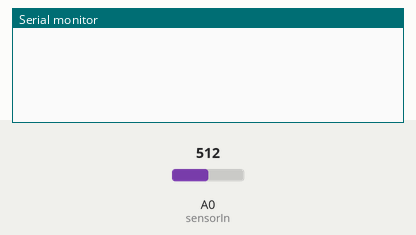
Simulated run of this sketch. Board: Arduino Uno, built with avr-gcc and run on an emulated ATmega328P. On the bench: the last lines printed to the serial monitor. Inputs (shaded band) come from the test bench; at power-on: A0 (sensorIn) = 512.

Above: at 1.2 s.
1.3 s: A0 (sensorIn) set to 716
At 2.5 s:
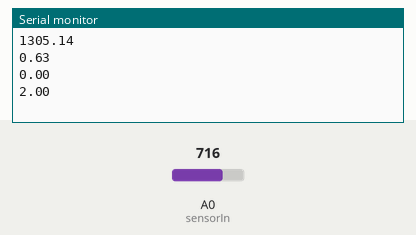
3.5 s: A0 (sensorIn) set to 900
At 5.3 s:
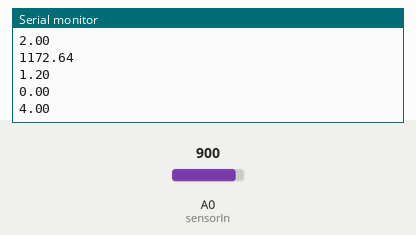
Timing chart, 0 to 6.8 s (numbered marks = the images above; inputs shaded):
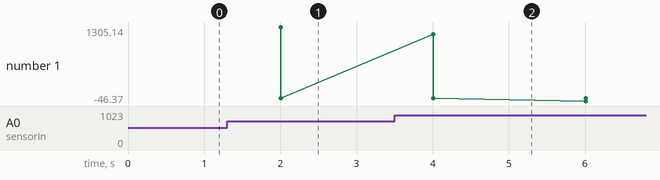

Measured:
- after the input at 1.3 s, the serial monitor: prints a new line after 0.70 s (image 1)
- after the input at 3.5 s, the serial monitor: prints a new line after 0.51 s (image 2)

The sketch:

energymeter_arduino.ino
```cpp
/*
//This code is to uploaded to the arduino uno
Created for testing purpose- ThingSenZ

*/
#include<SoftwareSerial.h>
#include <stdlib.h>
SoftwareSerial SUART(2, 3); //SRX=Dpin-2; STX-DPin-3

const int sensorIn = A0;
int mVperAmp = 66; // use 100 for 20A Module and 66 for 30A Module
float Time = 0.0;
float TotalWh = 0.0;
float AmpSeconds = 0.0;
float AmpHours = 0.0;
float WattHours = 0.0;
double Voltage = 0;
double VRMS = 0;
double AmpsRMS = 0;
float V = 220;
float Amount ;
float Totalbill ;
String stringdata="";
String swatt="";
String senergy="";
String samount="";
String stime="";
String stringdata0="";
float threshold=1;


void setup()
{
  Serial.begin(115200); //enable Serial Monitor
  SUART.begin(115200); //enable SUART Port
pinMode(A0,INPUT);
}

void loop()
{

  Voltage = getVPP();
 VRMS = ((Voltage/2.0) *0.7072135)-0.01;  //root 2 is 0.707
 AmpsRMS = ((VRMS * 1000)/mVperAmp)-0.03;
float C=AmpsRMS-0.02;
  float Watt = (((V * (AmpsRMS))-0.45)*1.15)+0.066;
  float msec = millis();
  Time = (float) msec / 1000.0;
  AmpSeconds = (AmpsRMS) *2;
  AmpHours = AmpSeconds / 3600;
  WattHours = V * AmpHours;
  TotalWh = TotalWh + WattHours;
  Amount = (WattHours/1000)*3.5;
  Totalbill += Amount;
//Serial.print("\t TotalWh (Wh)=");
 //   Serial.print(TotalWh);
    swatt = Watt;
    senergy=TotalWh;
    samount=Totalbill;
   stime= Time;
     // Serial.println(Watt);
     //
  SUART.print( swatt +",");
      SUART.print(senergy +",");
        SUART.print(samount+",");
        SUART.print(stime+"");
   // SUART.println();
   Serial.println(swatt);
Serial.println(senergy);
Serial.println(samount);
Serial.println(stime);
  //delay(1000);


}
float getVPP()
{
  float result;
  int readValue;             //value read from the sensor
  int maxValue = 0;          // store max value here
  int minValue = 1023;          // store min value here

   uint32_t start_time = millis();
   while((millis()-start_time) < 2000) //sample for 3 Sec
   {
       readValue = analogRead(sensorIn);
       // see if you have a new maxValue
       if (readValue > maxValue)
       {

           maxValue = readValue;
       }
       if (readValue < minValue)
       {

           minValue = readValue;
       }
   }

   // Subtract min from max
   result = ((maxValue - minValue) * 5.0)/1023.0;
   return result;
}
```
